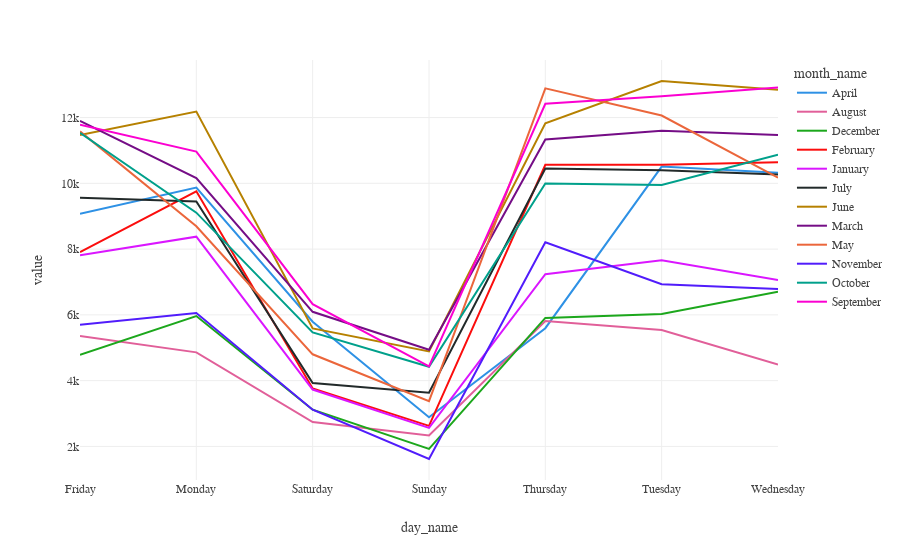

This figure's notebook cell:
### Markdown cell above
## Seasonal Plots

### Code cell
# play with color palettes: https://plotly.com/python/discrete-color/

pd.pivot_table(
    data=daily_outflow[['day_name', 'month_name', 'count']],
    index='day_name',
    columns='month_name') \
    ['count'] \
    .plot(color_discrete_sequence=px.colors.qualitative.Dark24) \
    .update_layout(**plotly_styles) \
    .update_traces(hovertemplate=None)

### Figure 1 — Plotly figure (JSON) as saved in the notebook; plotly's stock layout.template omitted (floating-point values rounded to 4 significant figures)
{"data": [{"legendgroup": "April", "line": {"color": "#2E91E5", "dash": "solid"}, "mode": "lines", "name": "April", "orientation": "v", "showlegend": true, "type": "scatter", "x": ["Friday", "Monday", "Saturday", "Sunday", "Thursday", "Tuesday", "Wednesday"], "xaxis": "x", "y": [9077.0, 9873.0, 5794.0, 2890.0, 5595.0, 10509, 10321], "yaxis": "y"}, {"legendgroup": "August", "line": {"color": "#E15F99", "dash": "solid"}, "mode": "lines", "name": "August", "orientation": "v", "showlegend": true, "type": "scatter", "x": ["Friday", "Monday", "Saturday", "Sunday", "Thursday", "Tuesday", "Wednesday"], "xaxis": "x", "y": [5361, 4860, 2740, 2333, 5815, 5541, 4492.0], "yaxis": "y"}, {"legendgroup": "December", "line": {"color": "#1CA71C", "dash": "solid"}, "mode": "lines", "name": "December", "orientation": "v", "showlegend": true, "type": "scatter", "x": ["Friday", "Monday", "Saturday", "Sunday", "Thursday", "Tuesday", "Wednesday"], "xaxis": "x", "y": [4784, 5963.0, 3117, 1925.0, 5907.0, 6027.0, 6701], "yaxis": "y"}, {"legendgroup": "February", "line": {"color": "#FB0D0D", "dash": "solid"}, "mode": "lines", "name": "February", "orientation": "v", "showlegend": true, "type": "scatter", "x": ["Friday", "Monday", "Saturday", "Sunday", "Thursday", "Tuesday", "Wednesday"], "xaxis": "x", "y": [7910, 9756.0, 3762.0, 2625, 10560.0, 10570.0, 10640.0], "yaxis": "y"}, {"legendgroup": "January", "line": {"color": "#DA16FF", "dash": "solid"}, "mode": "lines", "name": "January", "orientation": "v", "showlegend": true, "type": "scatter", "x": ["Friday", "Monday", "Saturday", "Sunday", "Thursday", "Tuesday", "Wednesday"], "xaxis": "x", "y": [7810.0, 8378.0, 3730.0, 2565, 7235, 7664.0, 7062.0], "yaxis": "y"}, {"legendgroup": "July", "line": {"color": "#222A2A", "dash": "solid"}, "mode": "lines", "name": "July", "orientation": "v", "showlegend": true, "type": "scatter", "x": ["Friday", "Monday", "Saturday", "Sunday", "Thursday", "Tuesday", "Wednesday"], "xaxis": "x", "y": [9559.0, 9448, 3931.0, 3636.0, 10450, 10400.0, 10270.0], "yaxis": "y"}, {"legendgroup": "June", "line": {"color": "#B68100", "dash": "solid"}, "mode": "lines", "name": "June", "orientation": "v", "showlegend": true, "type": "scatter", "x": ["Friday", "Monday", "Saturday", "Sunday", "Thursday", "Tuesday", "Wednesday"], "xaxis": "x", "y": [11472, 12180.0, 5588.0, 4890.0, 11820.0, 13110.0, 12846], "yaxis": "y"}, {"legendgroup": "March", "line": {"color": "#750D86", "dash": "solid"}, "mode": "lines", "name": "March", "orientation": "v", "showlegend": true, "type": "scatter", "x": ["Friday", "Monday", "Saturday", "Sunday", "Thursday", "Tuesday", "Wednesday"], "xaxis": "x", "y": [11900.0, 10160.0, 6094.0, 4938, 11330.0, 11600.0, 11468], "yaxis": "y"}, {"legendgroup": "May", "line": {"color": "#EB663B", "dash": "solid"}, "mode": "lines", "name": "May", "orientation": "v", "showlegend": true, "type": "scatter", "x": ["Friday", "Monday", "Saturday", "Sunday", "Thursday", "Tuesday", "Wednesday"], "xaxis": "x", "y": [11580.0, 8696.0, 4802.0, 3378.0, 12890.0, 12061, 10170.0], "yaxis": "y"}, {"legendgroup": "November", "line": {"color": "#511CFB", "dash": "solid"}, "mode": "lines", "name": "November", "orientation": "v", "showlegend": true, "type": "scatter", "x": ["Friday", "Monday", "Saturday", "Sunday", "Thursday", "Tuesday", "Wednesday"], "xaxis": "x", "y": [5698.0, 6058, 3115.0, 1618, 8208.0, 6934.0, 6786.0], "yaxis": "y"}, {"legendgroup": "October", "line": {"color": "#00A08B", "dash": "solid"}, "mode": "lines", "name": "October", "orientation": "v", "showlegend": true, "type": "scatter", "x": ["Friday", "Monday", "Saturday", "Sunday", "Thursday", "Tuesday", "Wednesday"], "xaxis": "x", "y": [11534, 9108, 5468, 4423.0, 9996.0, 9947.0, 10870.0], "yaxis": "y"}, {"legendgroup": "September", "line": {"color": "#FB00D1", "dash": "solid"}, "mode": "lines", "name": "September", "orientation": "v", "showlegend": true, "type": "scatter", "x": ["Friday", "Monday", "Saturday", "Sunday", "Thursday", "Tuesday", "Wednesday"], "xaxis": "x", "y": [11780.0, 10960.0, 6326.0, 4433, 12419, 12650.0, 12910.0], "yaxis": "y"}], "layout": {"font": {"family": "DejaVuSansMono Nerd Font"}, "legend": {"title": {"text": "month_name"}, "tracegroupgap": 0}, "margin": {"t": 60}, "title": {"x": 0.05, "xanchor": "left"}, "xaxis": {"anchor": "y", "domain": [0, 1], "title": {"text": "day_name"}}, "yaxis": {"anchor": "x", "domain": [0, 1], "title": {"text": "value"}}}}
